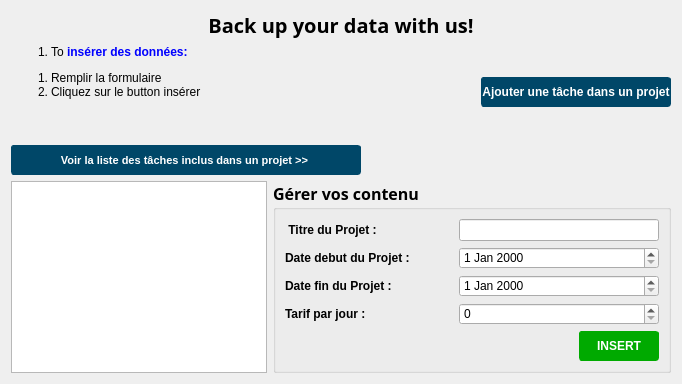
      <widget class="QWidget" name="page_2">
       <layout class="QVBoxLayout" name="verticalLayout_3">
        <item>
         <widget class="QLabel" name="label_8">
          <property name="font">
           <font>
            <family>Gabriola</family>
            <pointsize>15</pointsize>
            <weight>75</weight>
            <bold>true</bold>
           </font>
          </property>
          <property name="text">
           <string>Back up your data with us!</string>
          </property>
          <property name="textFormat">
           <enum>Qt::AutoText</enum>
          </property>
          <property name="alignment">
           <set>Qt::AlignCenter</set>
          </property>
         </widget>
        </item>
        <item>
         <layout class="QHBoxLayout" name="horizontalLayout_24">
          <item>
           <widget class="QLabel" name="label_9">
            <property name="maximumSize">
             <size>
              <width>200</width>
              <height>16777215</height>
             </size>
            </property>
            <property name="text">
             <string>&lt;ol style=&quot;list-style-type:upper-roman;&quot;&gt;
      &lt;li&gt;
	 To &lt;span style=&quot;color:blue;font-weight:bold; &quot;&gt; insérer&lt;span&gt; 		des données: 
      &lt;/li&gt;
	
&lt;/ol&gt;
&lt;p&gt;
      &lt;ol&gt;
	&lt;li&gt;Remplir la formulaire&lt;/li&gt;
	&lt;li&gt;Cliquez sur le button insérer&lt;/li&gt;
	
     &lt;/ol&gt;
&lt;/p&gt; &lt;br&gt;</string>
            </property>
           </widget>
          </item>
          <item>
           <spacer name="horizontalSpacer_19">
            <property name="orientation">
             <enum>Qt::Horizontal</enum>
            </property>
            <property name="sizeHint" stdset="0">
             <size>
              <width>40</width>
              <height>20</height>
             </size>
            </property>
           </spacer>
          </item>
          <item>
           <widget class="QPushButton" name="add_task_into_project">
            <property name="minimumSize">
             <size>
              <width>0</width>
              <height>30</height>
             </size>
            </property>
            <property name="maximumSize">
             <size>
              <width>16777215</width>
              <height>30</height>
             </size>
            </property>
            <property name="font">
             <font>
              <pointsize>9</pointsize>
              <weight>75</weight>
              <bold>true</bold>
             </font>
            </property>
            <property name="styleSheet">
             <string notr="true">color: rgb(255, 255, 255);
background-color: rgb(0, 71, 104);
border-color:   rgb(0, 71, 104);
border-width:1px;
border-style:solid;
border-radius:3px;</string>
            </property>
            <property name="text">
             <string>Ajouter une tâche dans un projet</string>
            </property>
           </widget>
          </item>
         </layout>
        </item>
        <item>
         <widget class="QPushButton" name="pushButton_voir_la_liste_des_taches_inclus_dans_un_projet_from_projectpage">
          <property name="minimumSize">
           <size>
            <width>0</width>
            <height>30</height>
           </size>
          </property>
          <property name="maximumSize">
           <size>
            <width>350</width>
            <height>30</height>
           </size>
          </property>
          <property name="font">
           <font>
            <pointsize>8</pointsize>
            <weight>75</weight>
            <bold>true</bold>
           </font>
          </property>
          <property name="styleSheet">
           <string notr="true">color: rgb(255, 255, 255);
background-color: rgb(0, 71, 104);
border-color:   rgb(0, 71, 104);
border-width:1px;
border-style:solid;
border-radius:3px;
</string>
          </property>
          <property name="text">
           <string>Voir la liste des tâches inclus dans un projet &gt;&gt; </string>
          </property>
         </widget>
        </item>
        <item>
         <layout class="QHBoxLayout" name="horizontalLayout_7">
          <item>
           <widget class="QTableView" name="tableView"/>
          </item>
          <item>
           <widget class="QGroupBox" name="groupBox">
            <property name="maximumSize">
             <size>
              <width>500</width>
              <height>16777215</height>
             </size>
            </property>
            <property name="font">
             <font>
              <family>MingLiU_HKSCS-ExtB</family>
              <pointsize>12</pointsize>
              <weight>75</weight>
              <bold>true</bold>
             </font>
            </property>
            <property name="styleSheet">
             <string notr="true">border-color: qlineargradient(spread:pad, x1:0.783, y1:0.596591, x2:1, y2:0, stop:1 rgba(14, 48, 71, 255));</string>
            </property>
            <property name="title">
             <string>Gérer vos contenu</string>
            </property>
            <layout class="QVBoxLayout" name="verticalLayout_2">
             <item>
              <layout class="QHBoxLayout" name="horizontalLayout_2">
               <item>
                <widget class="QLabel" name="label_3">
                 <property name="font">
                  <font>
                   <pointsize>9</pointsize>
                   <weight>75</weight>
                   <bold>true</bold>
                  </font>
                 </property>
                 <property name="lineWidth">
                  <number>2</number>
                 </property>
                 <property name="midLineWidth">
                  <number>2</number>
                 </property>
                 <property name="text">
                  <string> Titre du Projet : </string>
                 </property>
                </widget>
               </item>
               <item>
                <spacer name="horizontalSpacer_4">
                 <property name="orientation">
                  <enum>Qt::Horizontal</enum>
                 </property>
                 <property name="sizeHint" stdset="0">
                  <size>
                   <width>40</width>
                   <height>20</height>
                  </size>
                 </property>
                </spacer>
               </item>
               <item>
                <widget class="QLineEdit" name="Titre_Proj">
                 <property name="sizePolicy">
                  <sizepolicy hsizetype="Expanding" vsizetype="Fixed">
                   <horstretch>0</horstretch>
                   <verstretch>0</verstretch>
                  </sizepolicy>
                 </property>
                 <property name="minimumSize">
                  <size>
                   <width>200</width>
                   <height>0</height>
                  </size>
                 </property>
                </widget>
               </item>
              </layout>
             </item>
             <item>
              <layout class="QHBoxLayout" name="horizontalLayout_3">
               <item>
                <widget class="QLabel" name="label_4">
                 <property name="font">
                  <font>
                   <pointsize>9</pointsize>
                   <weight>75</weight>
                   <bold>true</bold>
                  </font>
                 </property>
                 <property name="lineWidth">
                  <number>2</number>
                 </property>
                 <property name="midLineWidth">
                  <number>2</number>
                 </property>
                 <property name="text">
                  <string>Date debut du Projet : </string>
                 </property>
                </widget>
               </item>
               <item>
                <spacer name="horizontalSpacer_3">
                 <property name="orientation">
                  <enum>Qt::Horizontal</enum>
                 </property>
                 <property name="sizeHint" stdset="0">
                  <size>
                   <width>40</width>
                   <height>20</height>
                  </size>
                 </property>
                </spacer>
               </item>
               <item>
                <widget class="QDateEdit" name="Date_Debut_P">
                 <property name="minimumSize">
                  <size>
                   <width>200</width>
                   <height>0</height>
                  </size>
                 </property>
                </widget>
               </item>
              </layout>
             </item>
             <item>
              <layout class="QHBoxLayout" name="horizontalLayout_4">
               <item>
                <widget class="QLabel" name="label_5">
                 <property name="font">
                  <font>
                   <pointsize>9</pointsize>
                   <weight>75</weight>
                   <bold>true</bold>
                  </font>
                 </property>
                 <property name="lineWidth">
                  <number>2</number>
                 </property>
                 <property name="midLineWidth">
                  <number>2</number>
                 </property>
                 <property name="text">
                  <string>Date fin du Projet : </string>
                 </property>
                </widget>
               </item>
               <item>
                <spacer name="horizontalSpacer_2">
                 <property name="orientation">
                  <enum>Qt::Horizontal</enum>
                 </property>
                 <property name="sizeHint" stdset="0">
                  <size>
                   <width>40</width>
                   <height>20</height>
                  </size>
                 </property>
                </spacer>
               </item>
               <item>
                <widget class="QDateEdit" name="Date_FinP">
                 <property name="minimumSize">
                  <size>
                   <width>200</width>
                   <height>0</height>
                  </size>
                 </property>
                </widget>
               </item>
              </layout>
             </item>
             <item>
              <layout class="QHBoxLayout" name="horizontalLayout_5">
               <item>
                <widget class="QLabel" name="label_6">
                 <property name="font">
                  <font>
                   <pointsize>9</pointsize>
                   <weight>75</weight>
                   <bold>true</bold>
                  </font>
                 </property>
                 <property name="lineWidth">
                  <number>2</number>
                 </property>
                 <property name="midLineWidth">
                  <number>2</number>
                 </property>
                 <property name="text">
                  <string>Tarif par jour :</string>
                 </property>
                </widget>
               </item>
               <item>
                <spacer name="horizontalSpacer">
                 <property name="orientation">
                  <enum>Qt::Horizontal</enum>
                 </property>
                 <property name="sizeHint" stdset="0">
                  <size>
                   <width>15</width>
                   <height>15</height>
                  </size>
                 </property>
                </spacer>
               </item>
               <item>
                <widget class="QSpinBox" name="Tarif_par_J">
                 <property name="minimumSize">
                  <size>
                   <width>200</width>
                   <height>0</height>
                  </size>
                 </property>
                </widget>
               </item>
              </layout>
             </item>
             <item>
              <widget class="QPushButton" name="insertbtn">
               <property name="minimumSize">
                <size>
                 <width>80</width>
                 <height>30</height>
                </size>
               </property>
               <property name="maximumSize">
                <size>
                 <width>80</width>
                 <height>30</height>
                </size>
               </property>
               <property name="font">
                <font>
                 <pointsize>9</pointsize>
                 <weight>75</weight>
                 <bold>true</bold>
                </font>
               </property>
               <property name="layoutDirection">
                <enum>Qt::RightToLeft</enum>
               </property>
               <property name="styleSheet">
                <string notr="true">color: rgb(255, 255, 255);
background-color: rgb(0, 170, 0);
border-color: rgb(0, 170, 0);
border-width:1px;
border-style:solid;
border-radius:3px;</string>
               </property>
               <property name="text">
                <string>INSERT</string>
               </property>
              </widget>
             </item>
            </layout>
           </widget>
          </item>
         </layout>
        </item>
       </layout>
      </widget>
